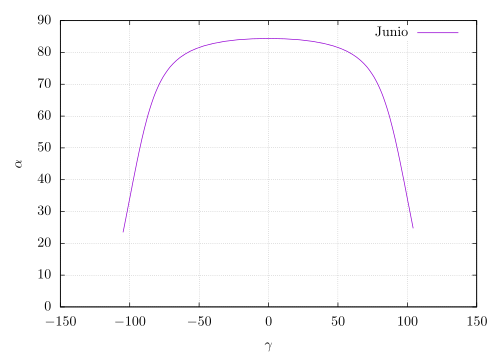

gnuplot code for this plot:
reset
set xlabel '$\gamma$'
set ylabel '$\alpha$'
set yrange [0:90]
set grid
file="./data/junio.dat"
plot file using 2:(90-$1) with lines title "Junio"
